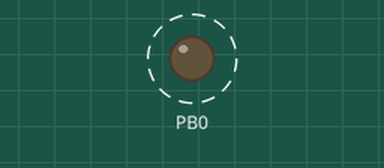
Recording of a program running on a simulated ATmega128, built with avr-gcc and emulated at 16 MHz. Shown: output pins drawn as LEDs (lit = HIGH). Dashed ring = blinking.

Above: at 0.2 s.
Timing chart, 0 to 3.0 s (numbered marks = the images above):
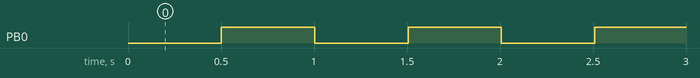

The program:

main.c
```c
/*
 * TimerCTC.c
 *
 * Created: 2022-12-04-일요일 오후 11:14:26
 * Author : jaewon
 */
#define F_CPU 16000000L
#include <avr/io.h>
#include <util/delay.h>
#include <avr/interrupt.h>

volatile int count = 0;
ISR(TIMER0_COMP_vect) {
	count++;
	if (count >= 125) {
		count = 0;
		PORTB = PORTB ^ 0x01;
	}
}

int main(void)
{
	DDRB = 0x01;
	PORTB = 0x00;

	TCCR0 |= (1 << WGM01); // CTC mode
	TCCR0 |= (1 << CS02) | (1 << CS01); // 256 clock division

	TIMSK |= (1 << OCIE0); // Compare match interrupt enable

	OCR0 = 250;

	sei(); // global interrupt enable

    while (1)
    {
    }
}
```

Measured:
- by itself, PB0: alternates HIGH for 0.50 s and LOW for 0.50 s
